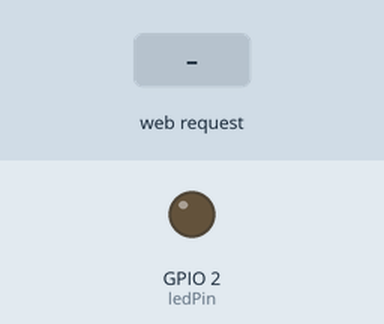
Bench run of a sketch on a simulated ESP32. Parts: output pins drawn as LEDs (lit = HIGH). Inputs (shaded band) come from the test bench. WiFi joins after 1.5 s; servers stay silent unless stated; what the sketch prints to the serial monitor is not drawn.

Above: at 3.2 s.
3.3 s: HTTP request GET /on received
At 4.5 s:
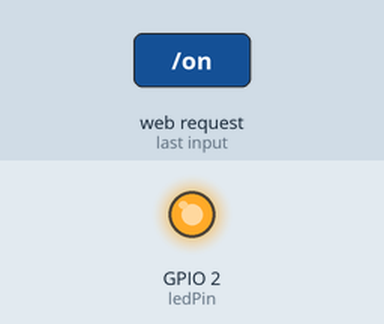
4.8 s: HTTP request GET /off received
At 5.9 s:
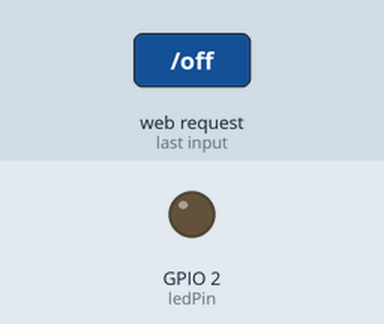
Timing chart, 0 to 7.8 s (numbered marks = the images above; inputs shaded):
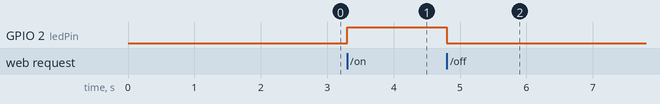

Measured:
- after the input at 3.3 s, GPIO 2 (ledPin): LOW → HIGH at once
- after the input at 4.8 s, GPIO 2 (ledPin): HIGH → LOW at once

The sketch:

ESP32_LEDWEB_COntrol.ino
```cpp
#include <WiFi.h>
#include <ESPAsyncWebServer.h>

// Wi-Fi credentials
const char* ssid = "1703Callender";        // Your Wi-Fi SSID
const char* password = "Password";  // Your Wi-Fi password

// GPIO pin for the LED
const int ledPin = 2;

// Create an AsyncWebServer object on port 80
AsyncWebServer server(80);

// Variable to store the LED state
String ledState = "OFF";

void setup() {
  // Initialize serial monitor for debugging
  Serial.begin(115200);

  // Set LED pin as output
  pinMode(ledPin, OUTPUT);
  digitalWrite(ledPin, LOW);

  // Connect to Wi-Fi
  Serial.println("Connecting to Wi-Fi...");
  WiFi.begin(ssid, password);
  while (WiFi.status() != WL_CONNECTED) {
    delay(1000);
    Serial.print(".");
  }
  Serial.println("\nConnected to Wi-Fi!");
  Serial.print("IP Address: ");
  Serial.println(WiFi.localIP());

  // Serve the HTML page to control the LED
  server.on("/", HTTP_GET, [](AsyncWebServerRequest *request){
    String html = "<html><body><h1>ESP32 LED Control</h1>";
    html += "<p>Current LED Status: " + ledState + "</p>";
    html += "<button onclick=\"location.href='/on'\">Turn ON</button>";
    html += "<button onclick=\"location.href='/off'\">Turn OFF</button>";
    html += "</body></html>";
    request->send(200, "text/html", html);
  });

  // Route to turn the LED on
  server.on("/on", HTTP_GET, [](AsyncWebServerRequest *request){
    digitalWrite(ledPin, HIGH); // Turn the LED ON
    ledState = "ON";            // Update the LED state
    request->send(200, "text/html", "<html><body><h1>LED is ON</h1><a href='/'>Go back</a></body></html>");
  });

  // Route to turn the LED off
  server.on("/off", HTTP_GET, [](AsyncWebServerRequest *request){
    digitalWrite(ledPin, LOW);  // Turn the LED OFF
    ledState = "OFF";           // Update the LED state
    request->send(200, "text/html", "<html><body><h1>LED is OFF</h1><a href='/'>Go back</a></body></html>");
  });

  // Start the server
  server.begin();
  Serial.println("Web server started");
}

void loop() {
  // Nothing needed in loop as all work is handled by the web server
}
```
